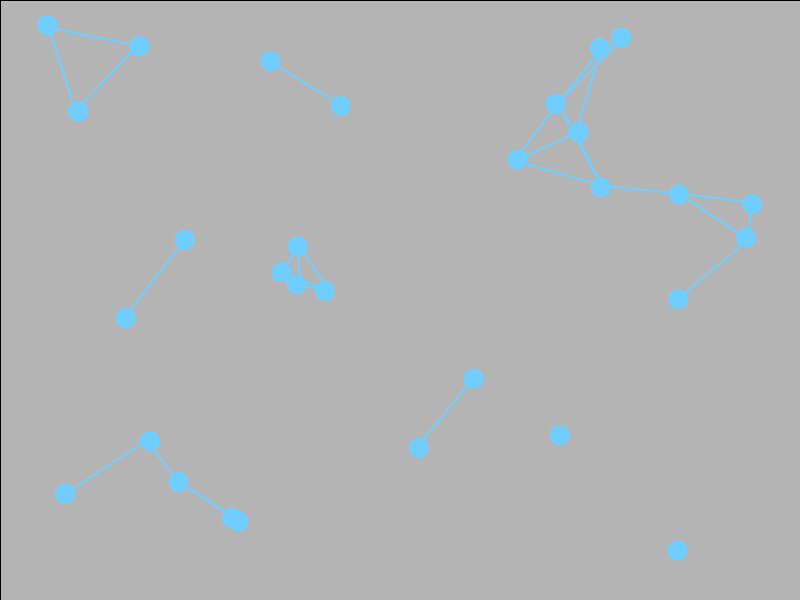
Frame 1 (no input)
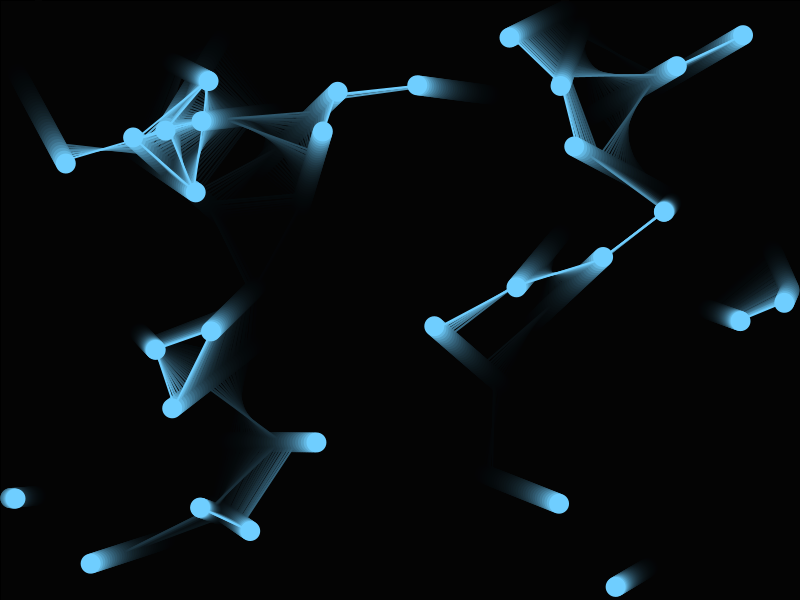
Frame 60 (the mouse pressed at the canvas centre just before this capture)
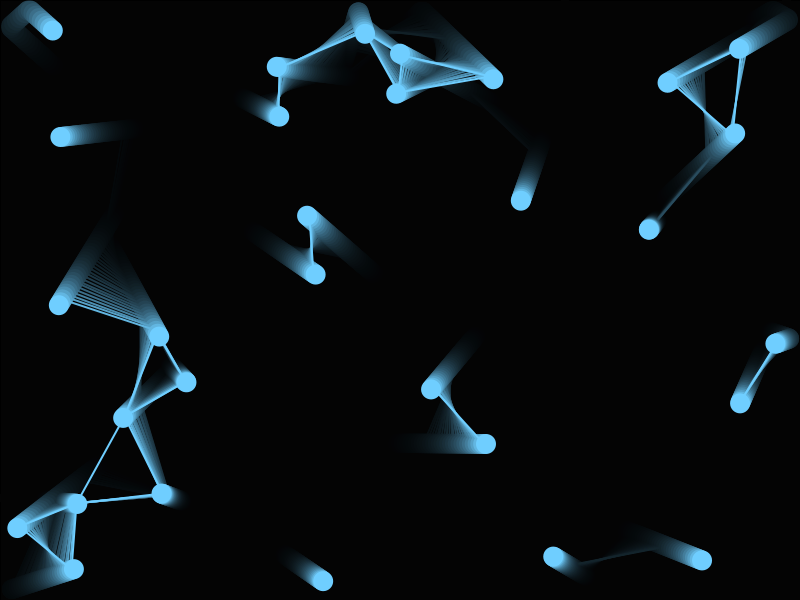
Frame 120 (the mouse held since frame 60 and released just before this capture)

The Processing sketch that drew these frames (run headless with seeded random() and noise(); from frame 60 on, the mouse is pressed at the canvas centre):

// Processing sketch: Ball_Connections
// ── Ball_Connections.pde

int num=30;  //小球的数量

float[]xpos;    //所有小球的横坐标都放在这个数组里
float[]ypos;
float[]xvel;
float[]yvel;

float r=10;

void setup() {
  size(800, 600);

  xpos=new float[num];    //初始化数组，初始化之后，现在xpos是30个空篮子的集合
  ypos=new float[num];
  xvel=new float[num];
  yvel=new float[num];

  for (int i=0; i<num; i++) {  //把具体数值填充到每一个篮子里
    xpos[i]=random(r, width-r);
    ypos[i]=random(r, height-r);
    xvel[i]=random(-3, 3);
    yvel[i]=random(-3, 3);
  }
}

void draw() {
  //background(0);
  fill(0, 30);
  rect(0, 0, width, height);  //半透明方块，创造尾迹效果


  stroke(#6FCEFF);
  strokeWeight(2);
  for (int i=0; i<num; i++) {  //任意两个小球都握手且仅握手一次
    for (int j=i+1; j<num; j++) {
      if (dist(xpos[i], ypos[i], xpos[j], ypos[j])<100) {  //如果距离小于阈值，则在这两个小球之间连一根线
        line(xpos[i], ypos[i], xpos[j], ypos[j]);
      }
    }
  }

  fill(#6FCEFF);
  noStroke();
  for (int i=0; i<num; i++) {
    xpos[i]+=xvel[i];
    if (xpos[i]-r<0 || xpos[i]+r>width) {  //如果碰到左右墙壁，回弹
      xpos[i]-=xvel[i];
      xvel[i]*=-1;
    }

    ypos[i]+=yvel[i];
    if (ypos[i]-r<0 || ypos[i]+r>height) {    //如果碰到上下墙壁，回弹
      ypos[i]-=yvel[i];
      yvel[i]*=-1;
    }


    ellipse(xpos[i], ypos[i], r*2, r*2);
  }
}
